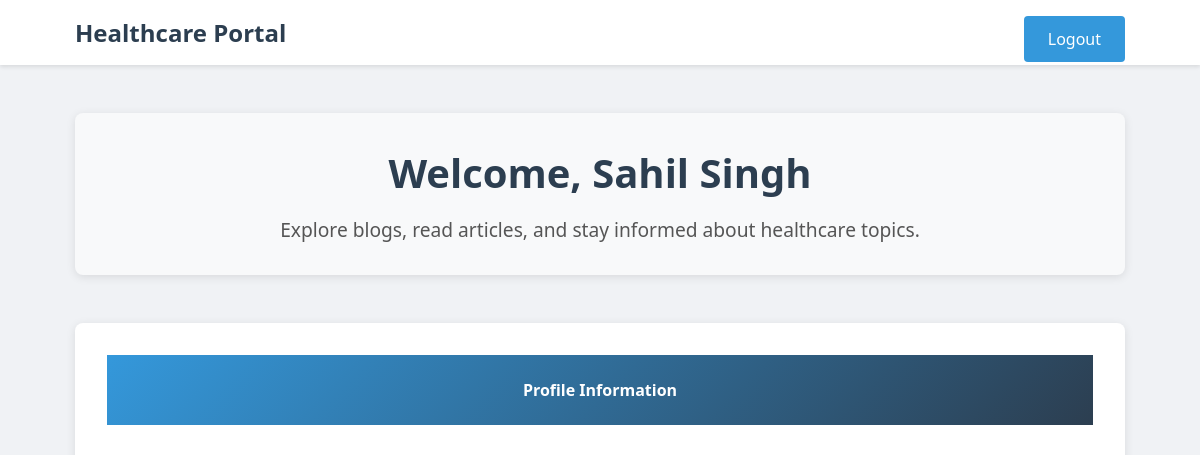
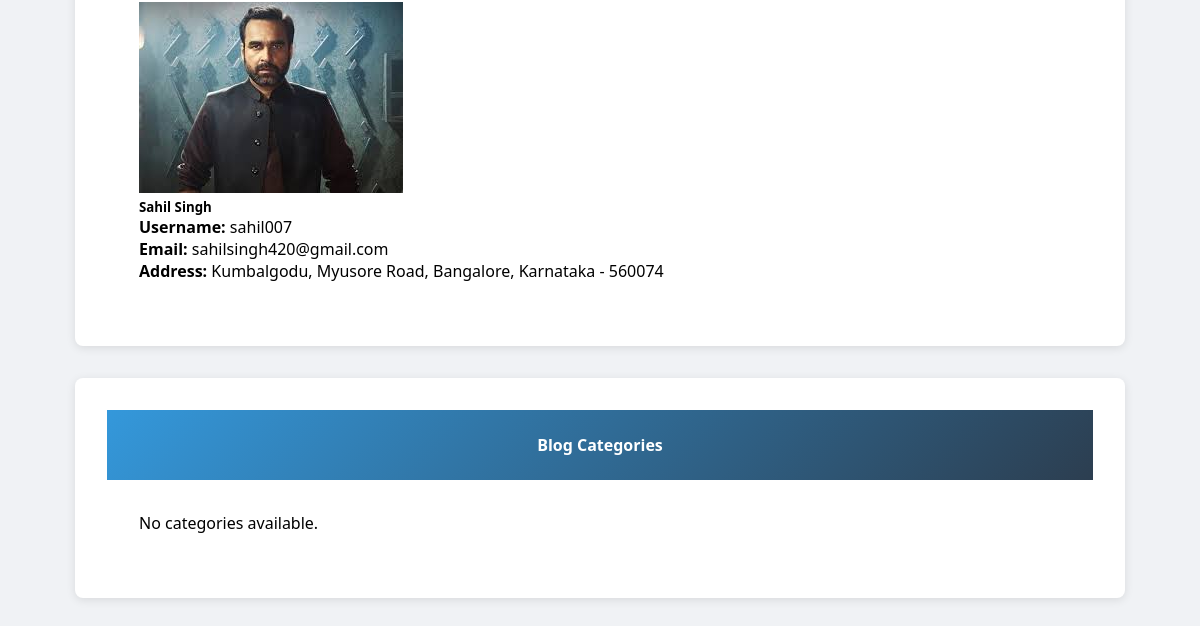
The app's page /patient-dashboard/ (signed in), older data (2 pictures, top to bottom).
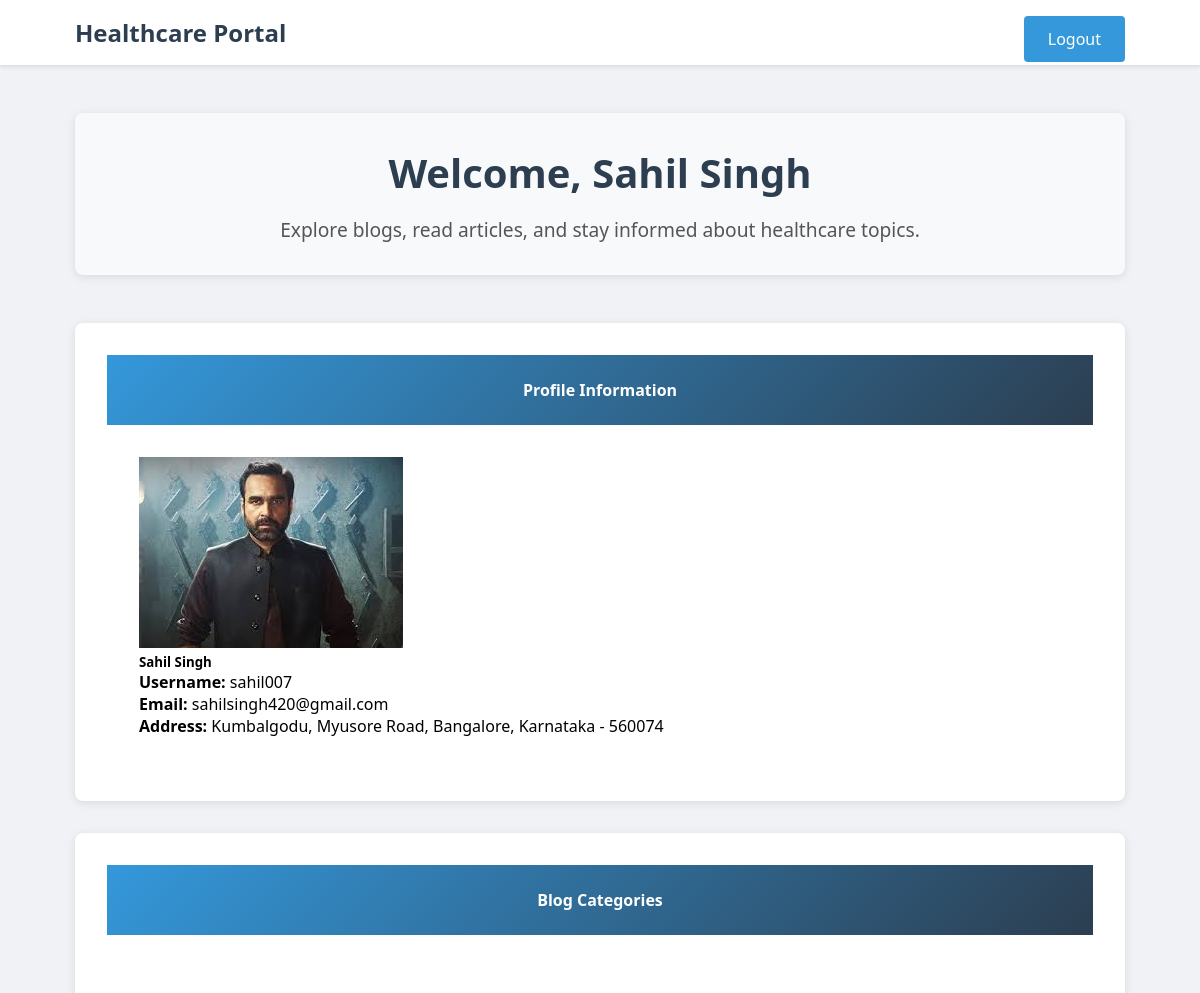
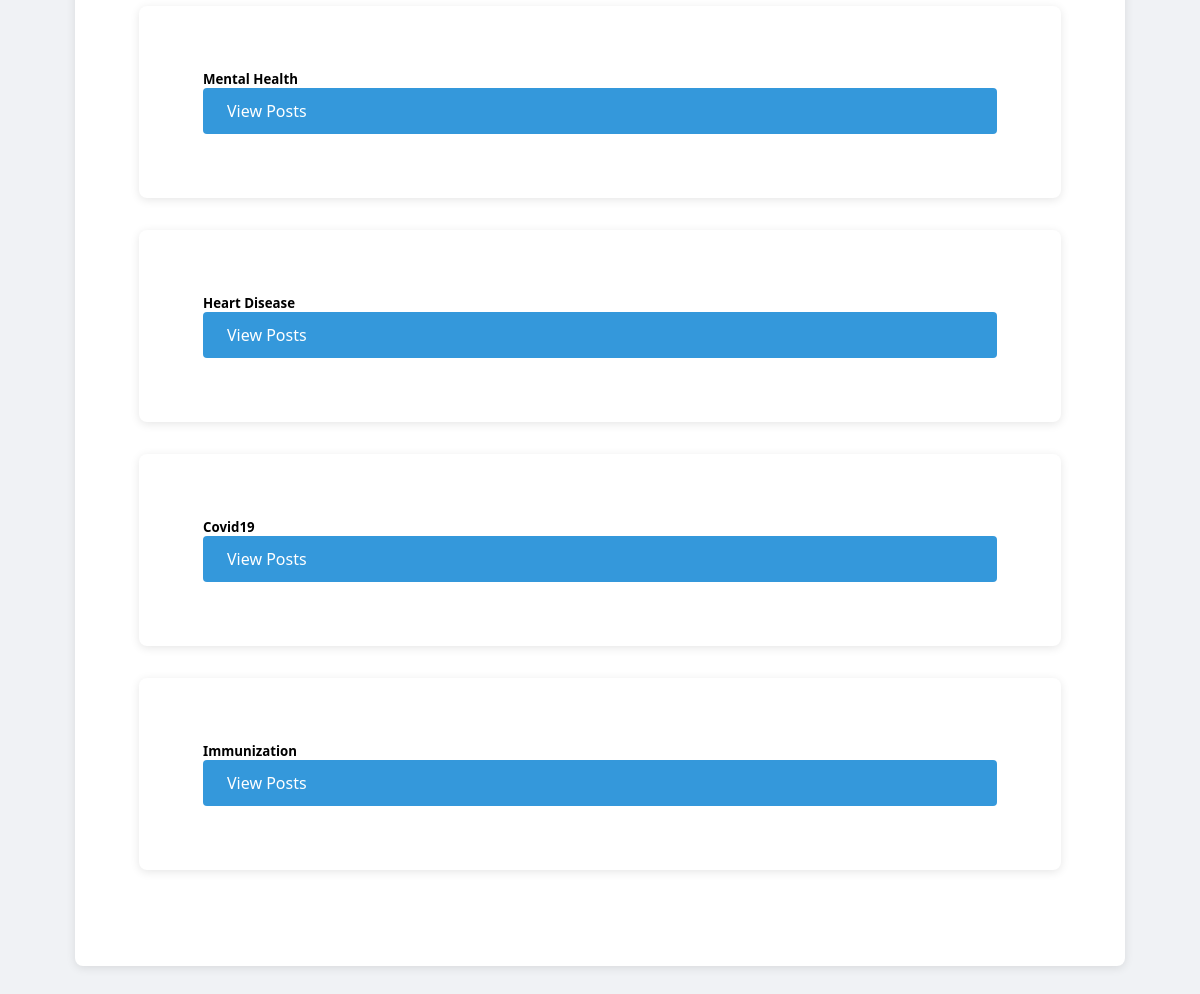
The same page, newer data (2 pictures, top to bottom).
### blog/models.py (models this page shows, shortened)
class Category(models.Model):
    name = models.CharField(max_length=100)
    class Meta:
        verbose_name_plural = "Categories"

### users/views.py (the view)
# urls.py: path('patient-dashboard/', views.patient_dashboard, name='patient_dashboard'),
@login_required
def patient_dashboard(request):
    categories = Category.objects.all()
    return render(request, 'users/patient_dashboard.html', {'categories': categories})

### users/templates/users/patient_dashboard.html (shortened to what this page needs)
{% extends 'users/base.html' %}
{% block content %}
    <div class="welcome-section">
        <h1>Welcome, {{ user.get_full_name }}</h1>
        <p>Explore blogs, read articles, and stay informed about healthcare topics.</p>
    </div>
    <div class="row">
        <div class="col-md-4">
            <div class="card mb-4">
                <div class="card-header">
                    <h4>Profile Information</h4>
                </div>
                <div class="card-body">
                    {% if user.profile_picture %}
                        <img src="{{ user.profile_picture.url }}" class="profile-picture">
                    {% endif %}
                    <h5>{{ user.get_full_name }}</h5>
                    <p><strong>Username:</strong> {{ user.username }}</p>
                    <p><strong>Email:</strong> {{ user.email }}</p>
                    <p><strong>Address:</strong> {{ user.address_line1 }}, {{ user.city }}, {{ user.state }} - {{ user.pincode }}</p>
                </div>
            </div>
        </div>
        <div class="col-md-8">
            <div class="card">
                <div class="card-header">
                    <h4>Blog Categories</h4>
                </div>
                <div class="card-body">
                    <div class="row">
                        {% if categories %}
                            {% for category in categories %}
                                <div class="col-md-6 mb-3">
                                    <div class="card">
                                        <div class="card-body">
                                            <h5 class="card-title">{{ category.name }}</h5>
                                            <a href="{% url 'blog_list' %}?category={{ category.id }}" class="btn btn-primary btn-sm">View Posts</a>
                                        </div>
                                    </div>
                                </div>
                            {% endfor %}
                        {% else %}
                            <div class="col-12">
                                <p>No categories available.</p>
                            </div>
                        {% endif %}
                    </div>
                </div>
            </div>
        </div>
    </div>
{% endblock %}

Row changes from the older to the newer data that the page shows:
added Category: name "Mental Health"
added Category: name "Heart Disease"
added Category: name "Covid19"
added Category: name "Immunization"
Text that changed along with them:
text no longer shown: "No categories available."
